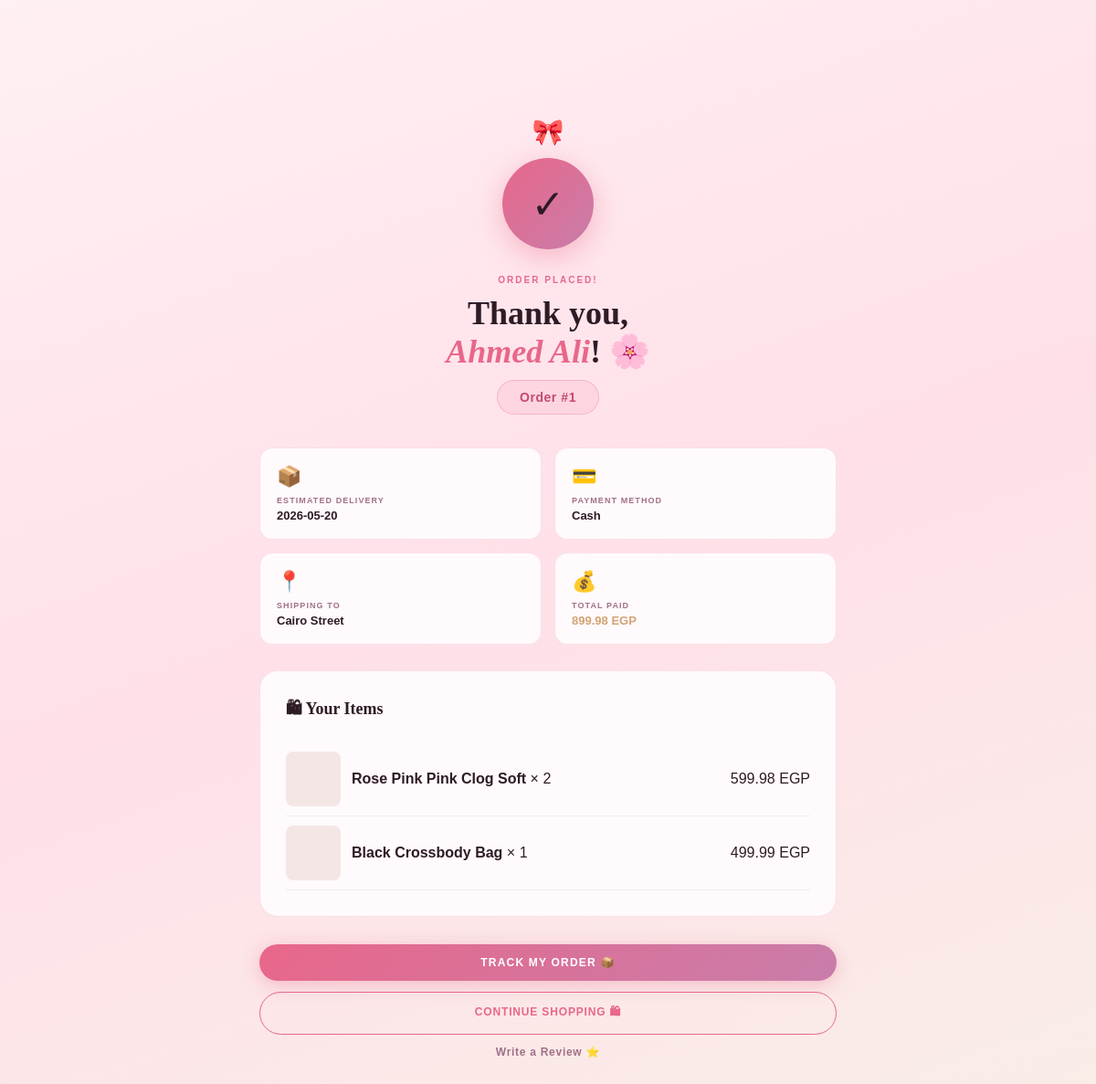
Screenshot of /MVC/View/GUI/placeorder.php?id=1 with the database file from the repository.
### tables this page shows
CREATE TABLE orders (
    orderID INT PRIMARY KEY AUTO_INCREMENT,
    userID         INT,
    orderDate      TIMESTAMP DEFAULT CURRENT_TIMESTAMP,
    totalAmount    DECIMAL
    (10,2),
    status         ENUM
    ('Pending','Processing','Shipped','Delivered','Cancelled') DEFAULT 'Pending',
    shippingAddress VARCHAR
    (255) NULL,
    deliveryDate   DATE NULL,
    paymentMethod  VARCHAR
    (50) NULL,
    FOREIGN KEY
    (userID) REFERENCES users
    (userID)
);

CREATE TABLE users (
    userID INT PRIMARY KEY AUTO_INCREMENT,
    name VARCHAR
(255),
    email VARCHAR
(100) UNIQUE,
    phone VARCHAR
(20),
    password VARCHAR
(255),
    address VARCHAR
(255),
    city VARCHAR
(100),
    country VARCHAR
(100),
    role ENUM
('user','admin') DEFAULT 'user',
    registrationDate TIMESTAMP DEFAULT CURRENT_TIMESTAMP
);

### MVC/Model/order.php (called while the page is built, shortened)
<?php
class Order
{
    public static function getById($conn, $orderID)
    {
        $orderID = (int) $orderID;
        $sql = "SELECT o.*, u.name AS userName
                FROM orders o
                JOIN users u ON o.userID = u.userID
                WHERE o.orderID = $orderID";
        $result = $conn->query($sql);
        if ($row = $result->fetch_assoc()) {
            $order = new Order();
            $order->orderID = $row['orderID'];
            $order->userID = $row['userID'];
            $order->orderDate = $row['orderDate'];
            $order->totalAmount = $row['totalAmount'];
            $order->status = $row['status'];
            $order->shippingAddress = $row['shippingAddress'];
            $order->paymentMethod = $row['paymentMethod'];
            $order->deliveryDate = $row['deliveryDate'];
            $order->userName = $row['userName'];
            return $order;
        }
        return null;
    }
    public static function getItems($conn, $orderID)
    {
        $orderID = (int) $orderID;
        $sql = "SELECT p.name AS product_name, oi.quantity, oi.price,
                   pi.images
            FROM order_items oi
            JOIN product p ON oi.PID = p.PID
            LEFT JOIN product_variants pv ON pv.PID = p.PID
            LEFT JOIN product_images pi ON pi.pvid = pv.pvid
            WHERE oi.orderID = $orderID
            GROUP BY oi.itemID";
        $result = $conn->query($sql);
        $items = [];
        while ($row = $result->fetch_assoc()) {
            $items[] = $row;
        }
        return $items;
    }
}

### MVC/View/GUI/placeorder.php (the view, shortened to what this page needs)
<?php
require_once(__DIR__ . '/../../../db.php');
require_once(__DIR__ . '/../../Model/order.php');
$orderID = isset($_GET['id']) ? (int) $_GET['id'] : 0;
$order = Order::getById($conn, $orderID);
$orderItems = Order::getItems($conn, $orderID);
?>
<!DOCTYPE html>
<html lang="en">
<head>
    <link rel="stylesheet" href="../css/navbar.css">
    <link rel="stylesheet" href="../css/main.css">
    <link rel="stylesheet" href="../css/placeorder.css">
</head>
<body>
    <div class="page" id="page-place-order">
        <div class="success-wrap">
            <div class="success-confetti">🎀</div>
            <div class="success-anim">✓</div>
            <div class="success-tag">Order Placed!</div>
            <h1 class="success-title">
                Thank you,<br>
                <em><?php echo $order->userName ?? 'Customer'; ?></em>! 🌸
            </h1>
            <div class="success-order-id">
                Order #<?php echo $order->orderID ?? 'N/A'; ?>
            </div>
            <div class="success-info-grid">
                <div class="sinfo-card">
                    <div class="sinfo-ico">📦</div>
                    <div class="sinfo-lbl">Estimated Delivery</div>
                    <div class="sinfo-val"><?php echo $order->deliveryDate ?? 'TBD'; ?></div>
                </div>
                <div class="sinfo-card">
                    <div class="sinfo-ico">💳</div>
                    <div class="sinfo-lbl">Payment Method</div>
                    <div class="sinfo-val"><?php echo $order->paymentMethod ?? 'N/A'; ?></div>
                </div>
                <div class="sinfo-card">
                    <div class="sinfo-ico">📍</div>
                    <div class="sinfo-lbl">Shipping To</div>
                    <div class="sinfo-val"><?php echo $order->shippingAddress ?? 'N/A'; ?></div>
                </div>
                <div class="sinfo-card">
                    <div class="sinfo-ico">💰</div>
                    <div class="sinfo-lbl">Total Paid</div>
                    <div class="sinfo-val" style="color:#d4a373">
                        <?php echo isset($order->totalAmount) ? number_format($order->totalAmount, 2) : '0.00'; ?> EGP
                    </div>
                </div>
            </div>
            <div class="success-details">
                <div class="sd-title">🛍 Your Items</div>
                <?php if (!empty($orderItems)): ?>
                    <?php foreach ($orderItems as $item): ?>
                        <div class="sd-item"
                            style="display:flex; align-items:center; gap:12px; padding:10px 0; border-bottom:1px solid #eee;">
                            <?php if (!empty($item['images'])): ?>
                                <img src="../images/<?php echo $item['images']; ?>" alt="<?php echo $item['product_name']; ?>"
                                    style="width:60px; height:60px; object-fit:cover; border-radius:8px;">
                            <?php else: ?>
                                <div style="width:60px; height:60px; background:#f5e6e6; border-radius:8px;"></div>
                            <?php endif; ?>
                            <div style="flex:1; display:flex; justify-content:space-between;">
                                <span>
                                    <strong><?php echo $item['product_name']; ?></strong>
                                    &times; <?php echo (int) $item['quantity']; ?>
                                </span>
                                <span><?php echo number_format($item['price'] * $item['quantity'], 2); ?> EGP</span>
                            </div>
                        </div>
                    <?php endforeach; ?>
                <?php else: ?>
                    <p>No items found for this order.</p>
                <?php endif; ?>
            </div>
            <div class="success-acts"
                style="margin-top:30px; display:flex; flex-direction:column; gap:12px; align-items:center;">
                <a href="trackorder.php?id=<?php echo $order->orderID ?? 0; ?>" class="btn-primary"
                    style="text-decoration:none; display:inline-block; width:100%; text-align:center;">
                    Track My Order 📦
                </a>
                <a href="index.php" class="btn-secondary"
                    style="text-decoration:none; display:inline-block; width:100%; text-align:center;">
                    Continue Shopping 🛍
                </a>
                <a href="review.php?order_id=<?php echo $order->orderID ?? 0; ?>" class="btn-ghost"
                    style="text-decoration:none; display:inline-block; width:100%; text-align:center;">
                    Write a Review ⭐
                </a>
            </div>
        </div>
    </div>
</body>
</html>

### MVC/View/css/main.css (style rules this page uses)
*, *::before, *::after { box-sizing: border-box; margin: 0; padding: 0 }
:root { --blush: #FFF0F3; --blush2: #FFE0E8; --blush3: #FFD6E2; --rose: #E8678A; --rose-d: #C44A6D; --rose-l: #F5A0BB; --mauve: #C97DAA; --mauve-l: #E8C3D8; --nude: #F9EEE8; --nude2: #F0DDD4; --gold: #D4A8B0; --gold-a: #C9998A; --dark: #2D1B25; --mid: #6B3D52; --muted: #A07088; --white: #FFFAFC; --border: rgba(232, 103, 138, .18); --shadow: 0 8px 40px rgba(45, 27, 37, .1); }
html { scroll-behavior: smooth }
body { font-family: 'DM Sans', sans-serif; background: var(--blush); color: var(--dark); overflow-x: hidden; min-height: 100vh }
.page { padding-top: 68px; min-height: 100vh; animation: fadeIn .35s ease; position: relative; z-index: 1 }
.btn-primary { padding: 13px 32px; background: linear-gradient(135deg, var(--rose), var(--mauve)); color: #fff; border: none; font-size: 12px; font-weight: 700; letter-spacing: .1em; text-transform: uppercase; font-family: 'DM Sans', sans-serif; transition: all .22s; border-radius: 24px; box-shadow: 0 4px 20px rgba(232, 103, 138, .35) }
.btn-secondary { padding: 12px 28px; background: transparent; color: var(--rose); border: 1.5px solid var(--rose); font-size: 12px; font-weight: 700; letter-spacing: .07em; text-transform: uppercase; font-family: 'DM Sans', sans-serif; transition: all .2s; border-radius: 24px }
.btn-ghost { background: none; border: none; font-size: 12px; font-weight: 700; letter-spacing: .06em; color: var(--muted); transition: color .2s; display: flex; align-items: center; gap: 6px }

### MVC/View/css/placeorder.css (style rules this page uses)
#page-place-order { background: linear-gradient(160deg, var(--blush) 0%, var(--blush2) 50%, var(--nude) 100%) }
.success-wrap { max-width: 680px; margin: 0 auto; padding: 60px 24px 80px; text-align: center }
.success-anim { width: 100px; height: 100px; border-radius: 50%; background: linear-gradient(135deg, var(--rose), var(--mauve)); display: flex; align-items: center; justify-content: center; margin: 0 auto 28px; font-size: 44px; animation: popIn .6s cubic-bezier(.34, 1.56, .64, 1); box-shadow: 0 8px 32px rgba(232, 103, 138, .4) }
.success-confetti { font-size: 28px; margin-bottom: 12px; animation: bounce .8s ease-in-out infinite alternate }
.success-tag { font-size: 10px; letter-spacing: .2em; text-transform: uppercase; color: var(--rose); font-weight: 700; margin-bottom: 10px }
.success-title { font-family: 'Playfair Display', serif; font-size: 36px; font-weight: 700; color: var(--dark); margin-bottom: 10px }
.success-title em { font-style: italic; color: var(--rose) }
.success-order-id { display: inline-block; background: rgba(232, 103, 138, .1); border: 1.5px solid rgba(232, 103, 138, .3); padding: 10px 24px; border-radius: 20px; font-size: 14px; font-weight: 700; color: var(--rose-d); margin-bottom: 36px; letter-spacing: .04em }
.success-details { background: var(--white); border: 1.5px solid var(--border); border-radius: 20px; padding: 28px; margin-bottom: 28px; text-align: left }
.sd-title { font-family: 'Playfair Display', serif; font-size: 18px; font-weight: 700; color: var(--dark); margin-bottom: 20px; display: flex; align-items: center; gap: 8px }
.sd-item { display: flex; gap: 14px; padding: 14px 0; border-bottom: 1px solid rgba(232, 103, 138, .08) }
.sd-item:last-child { border-bottom: none; padding-bottom: 0 }
.success-info-grid { display: grid; grid-template-columns: 1fr 1fr; gap: 14px; margin-bottom: 28px }
.sinfo-card { background: var(--white); border: 1.5px solid var(--border); padding: 18px; border-radius: 14px; text-align: left }
.sinfo-ico { font-size: 22px; margin-bottom: 8px }
.sinfo-lbl { font-size: 9px; letter-spacing: .12em; text-transform: uppercase; color: var(--muted); font-weight: 700; margin-bottom: 4px }
.sinfo-val { font-size: 13px; font-weight: 700; color: var(--dark) }
.success-acts { display: flex; gap: 12px; justify-content: center; flex-wrap: wrap }

### rows the page displays
orders: userID.name "Ahmed Ali", orderID "1", deliveryDate "2026-05-20", paymentMethod "Cash", shippingAddress "Cairo Street", totalAmount "899.98"

### other values shown
$item['product_name'] "Rose Pink Pink Clog Soft"
$item['quantity'] "2"
$item['price'] * $item['quantity'] "599.98"
$item['product_name'] "Black Crossbody Bag"
$item['quantity'] "1"
$item['price'] * $item['quantity'] "499.99"
